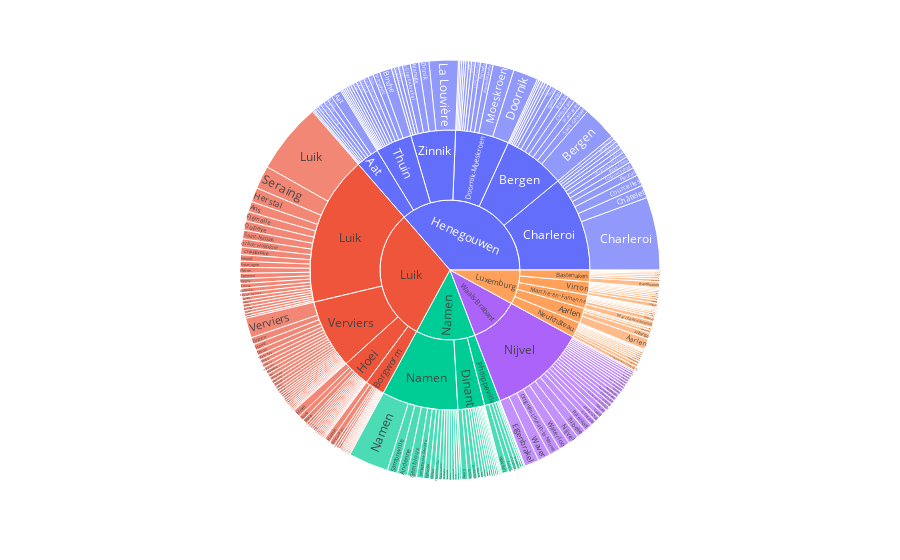

This figure's notebook cell:
### Code cell
fig = px.sunburst(df[df['region_NL'] == 'Waals Gewest'], path=['province_NL', 'arrondissement_NL', 'municipality_NL'], values='inhabitants')
fig.show()

### Figure 1 — Plotly figure (JSON) as saved in the notebook; plotly's stock layout.template omitted (floating-point values rounded to 4 significant figures; data arrays with more than 128 entries replaced by an {"elided": "..."} marker saying what was removed)
{"data": [{"branchvalues": "total", "domain": {"x": [0, 1], "y": [0, 1]}, "hovertemplate": "labels=%{label}<br>inhabitants=%{value}<br>parent=%{parent}<br>id=%{id}<extra></extra>", "ids": {"elided": "284 str values"}, "labels": {"elided": "284 str values"}, "name": "", "parents": {"elided": "284 str values"}, "type": "sunburst", "values": {"elided": "284 int values"}}], "layout": {"autosize": true, "legend": {"tracegroupgap": 0}, "margin": {"t": 60}}}
